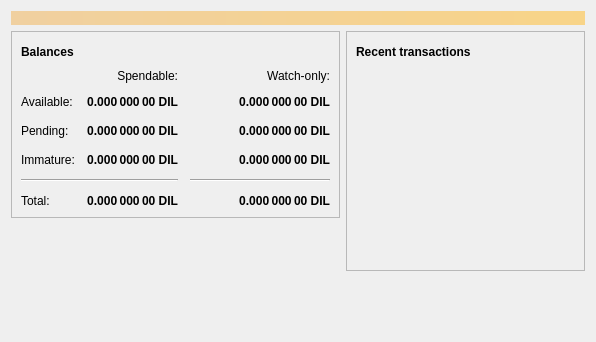
<?xml version="1.0" encoding="UTF-8"?>
<ui version="4.0">
 <class>OverviewPage</class>
 <widget class="QWidget" name="OverviewPage">
  <property name="geometry">
   <rect>
    <x>0</x>
    <y>0</y>
    <width>596</width>
    <height>342</height>
   </rect>
  </property>
  <property name="windowTitle">
   <string>Form</string>
  </property>
  <layout class="QVBoxLayout" name="topLayout">
   <item>
    <widget class="QLabel" name="labelAlerts">
     <property name="visible">
      <bool>false</bool>
     </property>
     <property name="styleSheet">
      <string notr="true">QLabel { background-color: qlineargradient(x1: 0, y1: 0, x2: 1, y2: 0, stop:0 #F0D0A0, stop:1 #F8D488); color:#000000; }</string>
     </property>
     <property name="wordWrap">
      <bool>true</bool>
     </property>
     <property name="margin">
      <number>3</number>
     </property>
     <property name="textInteractionFlags">
      <set>Qt::TextSelectableByMouse</set>
     </property>
    </widget>
   </item>
   <item>
    <layout class="QHBoxLayout" name="horizontalLayout" stretch="1,1">
     <item>
      <layout class="QVBoxLayout" name="verticalLayout_2">
       <item>
        <widget class="QFrame" name="frame">
         <property name="frameShape">
          <enum>QFrame::StyledPanel</enum>
         </property>
         <property name="frameShadow">
          <enum>QFrame::Raised</enum>
         </property>
         <layout class="QVBoxLayout" name="verticalLayout_4">
          <item>
           <layout class="QHBoxLayout" name="horizontalLayout_4">
            <item>
             <widget class="QLabel" name="label_5">
              <property name="font">
               <font>
                <weight>75</weight>
                <bold>true</bold>
               </font>
              </property>
              <property name="text">
               <string>Balances</string>
              </property>
             </widget>
            </item>
            <item>
             <widget class="QPushButton" name="labelWalletStatus">
              <property name="enabled">
               <bool>true</bool>
              </property>
              <property name="maximumSize">
               <size>
                <width>30</width>
                <height>16777215</height>
               </size>
              </property>
              <property name="toolTip">
               <string>The displayed information may be out of date. Your wallet automatically synchronizes with the Litecoin network after a connection is established, but this process has not completed yet.</string>
              </property>
              <property name="text">
               <string/>
              </property>
              <property name="icon">
               <iconset resource="../bitcoin.qrc">
                <normaloff>:/icons/warning</normaloff>
                <disabledoff>:/icons/warning</disabledoff>:/icons/warning</iconset>
              </property>
              <property name="iconSize">
               <size>
                <width>24</width>
                <height>24</height>
               </size>
              </property>
              <property name="flat">
               <bool>true</bool>
              </property>
             </widget>
            </item>
            <item>
             <spacer name="horizontalSpacer_3">
              <property name="orientation">
               <enum>Qt::Horizontal</enum>
              </property>
              <property name="sizeHint" stdset="0">
               <size>
                <width>40</width>
                <height>20</height>
               </size>
              </property>
             </spacer>
            </item>
           </layout>
          </item>
          <item>
           <layout class="QGridLayout" name="gridLayout">
            <property name="spacing">
             <number>12</number>
            </property>
            <item row="2" column="2">
             <widget class="QLabel" name="labelWatchPending">
              <property name="font">
               <font>
                <weight>75</weight>
                <bold>true</bold>
               </font>
              </property>
              <property name="cursor">
               <cursorShape>IBeamCursor</cursorShape>
              </property>
              <property name="toolTip">
               <string>Unconfirmed transactions to watch-only addresses</string>
              </property>
              <property name="text">
               <string notr="true">0.000 000 00 DIL</string>
              </property>
              <property name="alignment">
               <set>Qt::AlignRight|Qt::AlignTrailing|Qt::AlignVCenter</set>
              </property>
              <property name="textInteractionFlags">
               <set>Qt::LinksAccessibleByMouse|Qt::TextSelectableByKeyboard|Qt::TextSelectableByMouse</set>
              </property>
             </widget>
            </item>
            <item row="2" column="1">
             <widget class="QLabel" name="labelUnconfirmed">
              <property name="font">
               <font>
                <weight>75</weight>
                <bold>true</bold>
               </font>
              </property>
              <property name="cursor">
               <cursorShape>IBeamCursor</cursorShape>
              </property>
              <property name="toolTip">
               <string>Total of transactions that have yet to be confirmed, and do not yet count toward the spendable balance</string>
              </property>
              <property name="text">
               <string notr="true">0.000 000 00 DIL</string>
              </property>
              <property name="alignment">
               <set>Qt::AlignRight|Qt::AlignTrailing|Qt::AlignVCenter</set>
              </property>
              <property name="textInteractionFlags">
               <set>Qt::LinksAccessibleByMouse|Qt::TextSelectableByKeyboard|Qt::TextSelectableByMouse</set>
              </property>
             </widget>
            </item>
            <item row="3" column="2">
             <widget class="QLabel" name="labelWatchImmature">
              <property name="font">
               <font>
                <weight>75</weight>
                <bold>true</bold>
               </font>
              </property>
              <property name="cursor">
               <cursorShape>IBeamCursor</cursorShape>
              </property>
              <property name="toolTip">
               <string>Mined balance in watch-only addresses that has not yet matured</string>
              </property>
              <property name="text">
               <string notr="true">0.000 000 00 DIL</string>
              </property>
              <property name="alignment">
               <set>Qt::AlignRight|Qt::AlignTrailing|Qt::AlignVCenter</set>
              </property>
              <property name="textInteractionFlags">
               <set>Qt::LinksAccessibleByMouse|Qt::TextSelectableByKeyboard|Qt::TextSelectableByMouse</set>
              </property>
             </widget>
            </item>
            <item row="4" column="0" colspan="2">
             <widget class="Line" name="line">
              <property name="orientation">
               <enum>Qt::Horizontal</enum>
              </property>
             </widget>
            </item>
            <item row="4" column="2">
             <widget class="Line" name="lineWatchBalance">
              <property name="sizePolicy">
               <sizepolicy hsizetype="Preferred" vsizetype="Fixed">
                <horstretch>0</horstretch>
                <verstretch>0</verstretch>
               </sizepolicy>
              </property>
              <property name="minimumSize">
               <size>
                <width>140</width>
                <height>0</height>
               </size>
              </property>
              <property name="orientation">
               <enum>Qt::Horizontal</enum>
              </property>
             </widget>
            </item>
            <item row="5" column="0">
             <widget class="QLabel" name="labelTotalText">
              <property name="text">
               <string>Total:</string>
              </property>
             </widget>
            </item>
            <item row="3" column="1">
             <widget class="QLabel" name="labelImmature">
              <property name="font">
               <font>
                <weight>75</weight>
                <bold>true</bold>
               </font>
              </property>
              <property name="cursor">
               <cursorShape>IBeamCursor</cursorShape>
              </property>
              <property name="toolTip">
               <string>Mined balance that has not yet matured</string>
              </property>
              <property name="text">
               <string notr="true">0.000 000 00 DIL</string>
              </property>
              <property name="alignment">
               <set>Qt::AlignRight|Qt::AlignTrailing|Qt::AlignVCenter</set>
              </property>
              <property name="textInteractionFlags">
               <set>Qt::LinksAccessibleByMouse|Qt::TextSelectableByKeyboard|Qt::TextSelectableByMouse</set>
              </property>
             </widget>
            </item>
            <item row="2" column="3">
             <spacer name="horizontalSpacer_2">
              <property name="orientation">
               <enum>Qt::Horizontal</enum>
              </property>
              <property name="sizeHint" stdset="0">
               <size>
                <width>40</width>
                <height>20</height>
               </size>
              </property>
             </spacer>
            </item>
            <item row="3" column="0">
             <widget class="QLabel" name="labelImmatureText">
              <property name="text">
               <string>Immature:</string>
              </property>
             </widget>
            </item>
            <item row="5" column="1">
             <widget class="QLabel" name="labelTotal">
              <property name="font">
               <font>
                <weight>75</weight>
                <bold>true</bold>
               </font>
              </property>
              <property name="cursor">
               <cursorShape>IBeamCursor</cursorShape>
              </property>
              <property name="toolTip">
               <string>Your current total balance</string>
              </property>
              <property name="text">
               <string notr="true">0.000 000 00 DIL</string>
              </property>
              <property name="alignment">
               <set>Qt::AlignRight|Qt::AlignTrailing|Qt::AlignVCenter</set>
              </property>
              <property name="textInteractionFlags">
               <set>Qt::LinksAccessibleByMouse|Qt::TextSelectableByKeyboard|Qt::TextSelectableByMouse</set>
              </property>
             </widget>
            </item>
            <item row="5" column="2">
             <widget class="QLabel" name="labelWatchTotal">
              <property name="font">
               <font>
                <weight>75</weight>
                <bold>true</bold>
               </font>
              </property>
              <property name="cursor">
               <cursorShape>IBeamCursor</cursorShape>
              </property>
              <property name="toolTip">
               <string>Current total balance in watch-only addresses</string>
              </property>
              <property name="text">
               <string notr="true">0.000 000 00 DIL</string>
              </property>
              <property name="alignment">
               <set>Qt::AlignRight|Qt::AlignTrailing|Qt::AlignVCenter</set>
              </property>
              <property name="textInteractionFlags">
               <set>Qt::LinksAccessibleByMouse|Qt::TextSelectableByKeyboard|Qt::TextSelectableByMouse</set>
              </property>
             </widget>
            </item>
            <item row="0" column="2">
             <widget class="QLabel" name="labelWatchonly">
              <property name="text">
               <string>Watch-only:</string>
              </property>
              <property name="alignment">
               <set>Qt::AlignRight|Qt::AlignTrailing|Qt::AlignVCenter</set>
              </property>
             </widget>
            </item>
            <item row="1" column="0">
             <widget class="QLabel" name="labelBalanceText">
              <property name="text">
               <string>Available:</string>
              </property>
             </widget>
            </item>
            <item row="1" column="1">
             <widget class="QLabel" name="labelBalance">
              <property name="font">
               <font>
                <weight>75</weight>
                <bold>true</bold>
               </font>
              </property>
              <property name="cursor">
               <cursorShape>IBeamCursor</cursorShape>
              </property>
              <property name="toolTip">
               <string>Your current spendable balance</string>
              </property>
              <property name="text">
               <string notr="true">0.000 000 00 DIL</string>
              </property>
              <property name="alignment">
               <set>Qt::AlignRight|Qt::AlignTrailing|Qt::AlignVCenter</set>
              </property>
              <property name="textInteractionFlags">
               <set>Qt::LinksAccessibleByMouse|Qt::TextSelectableByKeyboard|Qt::TextSelectableByMouse</set>
              </property>
             </widget>
            </item>
            <item row="1" column="2">
             <widget class="QLabel" name="labelWatchAvailable">
              <property name="font">
               <font>
                <weight>75</weight>
                <bold>true</bold>
               </font>
              </property>
              <property name="cursor">
               <cursorShape>IBeamCursor</cursorShape>
              </property>
              <property name="toolTip">
               <string>Your current balance in watch-only addresses</string>
              </property>
              <property name="text">
               <string notr="true">0.000 000 00 DIL</string>
              </property>
              <property name="alignment">
               <set>Qt::AlignRight|Qt::AlignTrailing|Qt::AlignVCenter</set>
              </property>
              <property name="textInteractionFlags">
               <set>Qt::LinksAccessibleByMouse|Qt::TextSelectableByKeyboard|Qt::TextSelectableByMouse</set>
              </property>
             </widget>
            </item>
            <item row="2" column="0">
             <widget class="QLabel" name="labelPendingText">
              <property name="text">
               <string>Pending:</string>
              </property>
             </widget>
            </item>
            <item row="0" column="1">
             <widget class="QLabel" name="labelSpendable">
              <property name="text">
               <string>Spendable:</string>
              </property>
              <property name="alignment">
               <set>Qt::AlignRight|Qt::AlignTrailing|Qt::AlignVCenter</set>
              </property>
             </widget>
            </item>
           </layout>
          </item>
         </layout>
        </widget>
       </item>
       <item>
        <spacer name="verticalSpacer">
         <property name="orientation">
          <enum>Qt::Vertical</enum>
         </property>
         <property name="sizeHint" stdset="0">
          <size>
           <width>20</width>
           <height>40</height>
          </size>
         </property>
        </spacer>
       </item>
      </layout>
     </item>
     <item>
      <layout class="QVBoxLayout" name="verticalLayout_3">
       <item>
        <widget class="QFrame" name="frame_2">
         <property name="frameShape">
          <enum>QFrame::StyledPanel</enum>
         </property>
         <property name="frameShadow">
          <enum>QFrame::Raised</enum>
         </property>
         <layout class="QVBoxLayout" name="verticalLayout">
          <item>
           <layout class="QHBoxLayout" name="horizontalLayout_2">
            <item>
             <widget class="QLabel" name="label_4">
              <property name="font">
               <font>
                <weight>75</weight>
                <bold>true</bold>
               </font>
              </property>
              <property name="text">
               <string>Recent transactions</string>
              </property>
             </widget>
            </item>
            <item>
             <widget class="QPushButton" name="labelTransactionsStatus">
              <property name="enabled">
               <bool>true</bool>
              </property>
              <property name="maximumSize">
               <size>
                <width>30</width>
                <height>16777215</height>
               </size>
              </property>
              <property name="toolTip">
               <string>The displayed information may be out of date. Your wallet automatically synchronizes with the Litecoin network after a connection is established, but this process has not completed yet.</string>
              </property>
              <property name="text">
               <string/>
              </property>
              <property name="icon">
               <iconset resource="../bitcoin.qrc">
                <normaloff>:/icons/warning</normaloff>
                <disabledoff>:/icons/warning</disabledoff>:/icons/warning</iconset>
              </property>
              <property name="iconSize">
               <size>
                <width>24</width>
                <height>24</height>
               </size>
              </property>
              <property name="flat">
               <bool>true</bool>
              </property>
             </widget>
            </item>
            <item>
             <spacer name="horizontalSpacer">
              <property name="orientation">
               <enum>Qt::Horizontal</enum>
              </property>
              <property name="sizeHint" stdset="0">
               <size>
                <width>40</width>
                <height>20</height>
               </size>
              </property>
             </spacer>
            </item>
           </layout>
          </item>
          <item>
           <widget class="QListView" name="listTransactions">
            <property name="styleSheet">
             <string notr="true">QListView { background: transparent; }</string>
            </property>
            <property name="frameShape">
             <enum>QFrame::NoFrame</enum>
            </property>
            <property name="verticalScrollBarPolicy">
             <enum>Qt::ScrollBarAlwaysOff</enum>
            </property>
            <property name="horizontalScrollBarPolicy">
             <enum>Qt::ScrollBarAlwaysOff</enum>
            </property>
            <property name="selectionMode">
             <enum>QAbstractItemView::NoSelection</enum>
            </property>
           </widget>
          </item>
         </layout>
        </widget>
       </item>
       <item>
        <spacer name="verticalSpacer_2">
         <property name="orientation">
          <enum>Qt::Vertical</enum>
         </property>
         <property name="sizeHint" stdset="0">
          <size>
           <width>20</width>
           <height>40</height>
          </size>
         </property>
        </spacer>
       </item>
      </layout>
     </item>
    </layout>
   </item>
  </layout>
 </widget>
 <resources/>
 <connections/>
</ui>
